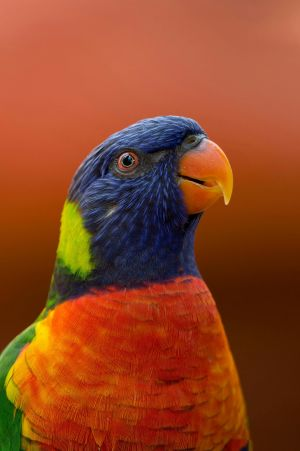
#> input picture Lab Manual - Copy/Experiment - 11/Image.jpg, 300 x 451 px, found by its file name
$ jupyter execute Exp_11_Kernal_Based_Image_Filtering.ipynb
#> lines starting #> are read from the running program, lines starting #| are printed output that depends on the picture
[cell 1]
# 1. Importing the Necessary Libraries

import cv2
import numpy as np
import matplotlib.pyplot as plt
from PIL import Image,ImageFilter
from scipy. ndimage.filters import convolve
from google.colab.patches import cv2_imshow

[cell 2]
# 2. Importing the Image

image_path = '/content/Image.jpg'
img = cv2.imread(image_path ,  cv2.IMREAD_GRAYSCALE)
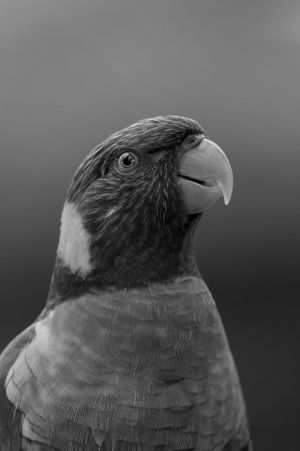
#> img: shape (451, 300); min 0, max 223, mean 88.4
image_float = np.array(img, dtype=np.float64)
cv2_imshow(img)

Now Implementing Differnet types of Kernals

1. Identity Kernel

[cell 3]
print("Kernel: Identity Kernel")
image_float = np.array(img, dtype=np.float64)
kernal = np.array([[0, 0, 0],
                   [0, 1, 0],
                   [0, 0, 0]])
im2 = convolve(image_float, kernal)
image_bounded = np.array(np.clip(im2, 0, 255), dtype=np.uint8)
img_new = cv2.hconcat([img, image_bounded])
cv2_imshow(img_new)

2. Box Blur (Average Filter)

[cell 4]
print("Kernel: Box Blur Kernel")
image_float = np.array(img, dtype=np.float64)
kernal = (1/9) * np.array([[1, 1, 1],
                           [1, 1, 1],
                           [1, 1, 1]])
im2 = convolve(image_float, kernal)
image_bounded = np.array(np.clip(im2, 0, 255), dtype=np.uint8)
img_new = cv2.hconcat([img, image_bounded])
cv2_imshow(img_new)

3. Gaussian Blur

[cell 5]
print("Kernel: Gaussian Blur Kernel")
image_float = np.array(img, dtype=np.float64)
kernal = (1/16) * np.array([[1, 2, 1],
                            [2, 4, 2],
                            [1, 2, 1]])
im2 = convolve(image_float, kernal)
image_bounded = np.array(np.clip(im2, 0, 255), dtype=np.uint8)
img_new = cv2.hconcat([img, image_bounded])
cv2_imshow(img_new)

4. Sobel X (Horizontal Edge Detection)

[cell 6]
print("Kernel: Sobel X Kernel")
image_float = np.array(img, dtype=np.float64)
kernal = np.array([[-1, 0, 1],
                   [-2, 0, 2],
                   [-1, 0, 1]])
im2 = convolve(image_float, kernal)
image_bounded = np.array(np.clip(im2, 0, 255), dtype=np.uint8)
img_new = cv2.hconcat([img, image_bounded])
cv2_imshow(img_new)

5. Sobel Y (Vertical Edge Detection)

[cell 7]
print("Kernel: Sobel Y Kernel")
image_float = np.array(img, dtype=np.float64)
kernal = np.array([[-1, -2, -1],
                   [0, 0, 0],
                   [1, 2, 1]])
im2 = convolve(image_float, kernal)
image_bounded = np.array(np.clip(im2, 0, 255), dtype=np.uint8)
img_new = cv2.hconcat([img, image_bounded])
cv2_imshow(img_new)

6. Laplacian (Edge Detection)

[cell 8]
print("Kernel: Laplacian Kernel")
image_float = np.array(img, dtype=np.float64)
kernal = np.array([[0, -1, 0],
                   [-1, 4, -1],
                   [0, -1, 0]])
im2 = convolve(image_float, kernal)
image_bounded = np.array(np.clip(im2, 0, 255), dtype=np.uint8)
img_new = cv2.hconcat([img, image_bounded])
cv2_imshow(img_new)

7. Sharpen

[cell 9]
print("Kernel: Sharpen Kernel")
image_float = np.array(img, dtype=np.float64)
kernal = np.array([[0, -1, 0],
                   [-1, 5, -1],
                   [0, -1, 0]])
im2 = convolve(image_float, kernal)
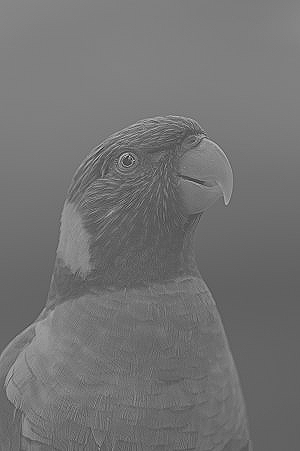
#> im2: shape (451, 300) float64; min -257, max 507, mean 88.4; drawn with min black and max white
image_bounded = np.array(np.clip(im2, 0, 255), dtype=np.uint8)
img_new = cv2.hconcat([img, image_bounded])
cv2_imshow(img_new)

8. High-Pass Filter

[cell 10]
print("Kernel: High-Pass Filter Kernel")
image_float = np.array(img, dtype=np.float64)
kernal = np.array([[-1, -1, -1],
                   [-1, 8, -1],
                   [-1, -1, -1]])
im2 = convolve(image_float, kernal)
image_bounded = np.array(np.clip(im2, 0, 255), dtype=np.uint8)
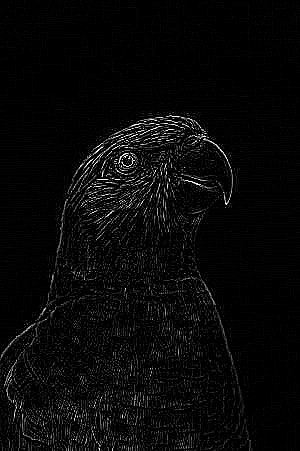
#> image_bounded: shape (451, 300); min 0, max 255, mean 8.6
img_new = cv2.hconcat([img, image_bounded])
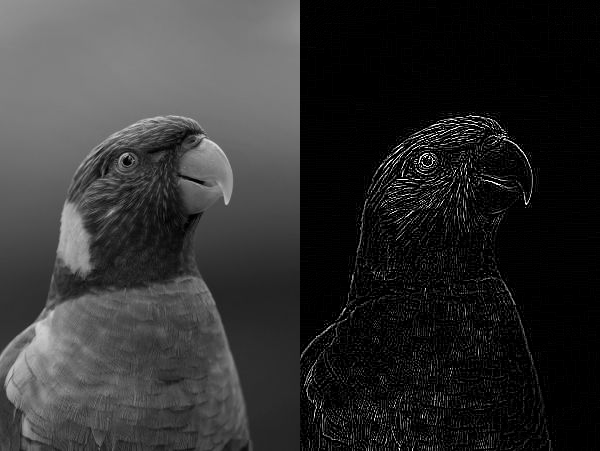
#> img_new: shape (451, 600); min 0, max 255, mean 48.5
cv2_imshow(img_new)

9. Motion Blur

[cell 11]
print("Kernel: Motion Blur Kernel")
image_float = np.array(img, dtype=np.float64)
kernal = (1/9) * np.array([[1, 0, 0],
                           [0, 1, 0],
                           [0, 0, 1]])
im2 = convolve(image_float, kernal)
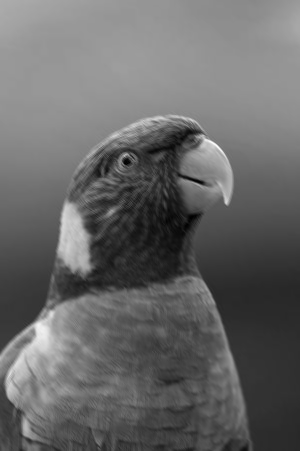
#> im2: shape (451, 300) float64; min 0, max 72, mean 29.5; drawn with min black and max white
image_bounded = np.array(np.clip(im2, 0, 255), dtype=np.uint8)
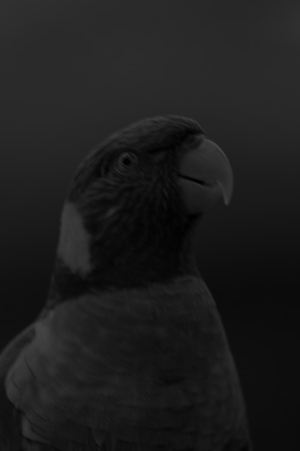
#> image_bounded: shape (451, 300); min 0, max 72, mean 29
img_new = cv2.hconcat([img, image_bounded])
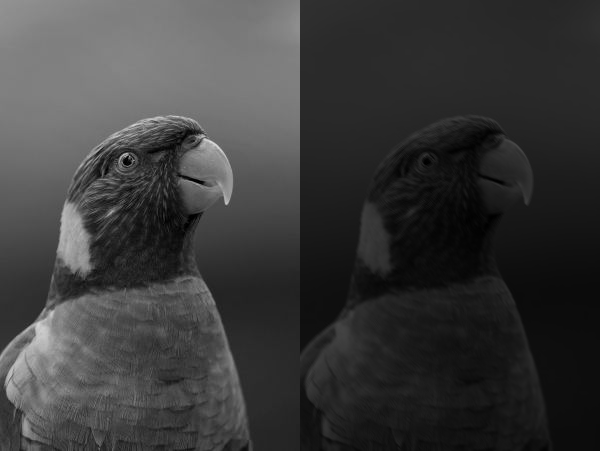
#> img_new: shape (451, 600); min 0, max 223, mean 58.7
cv2_imshow(img_new)

10. Emboss

[cell 12]
print("Kernel: Emboss Kernel")
image_float = np.array(img, dtype=np.float64)
kernal = np.array([[-2, -1, 0],
                   [-1, 1, 1],
                   [0, 1, 2]])
im2 = convolve(image_float, kernal)
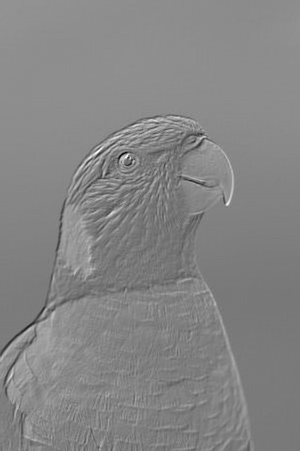
#> im2: shape (451, 300) float64; min -489, max 618, mean 89.7; drawn with min black and max white
image_bounded = np.array(np.clip(im2, 0, 255), dtype=np.uint8)
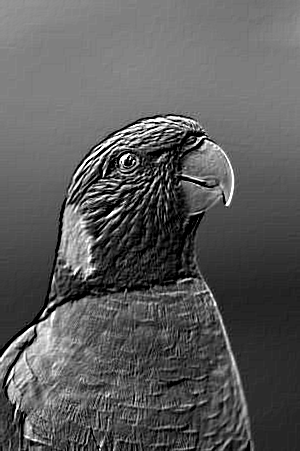
#> image_bounded: shape (451, 300); min 0, max 255, mean 91.2
img_new = cv2.hconcat([img, image_bounded])
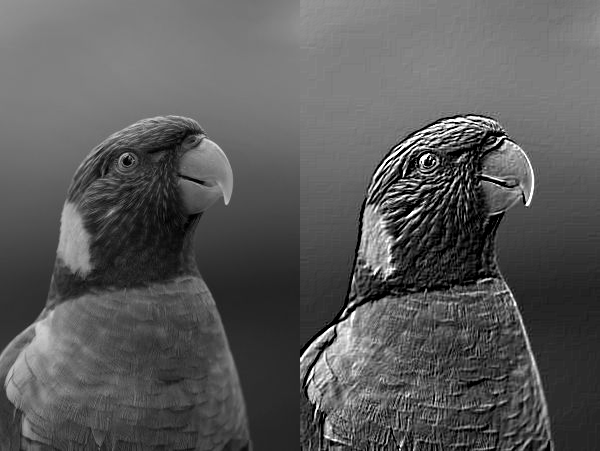
#> img_new: shape (451, 600); min 0, max 255, mean 89.8
cv2_imshow(img_new)
